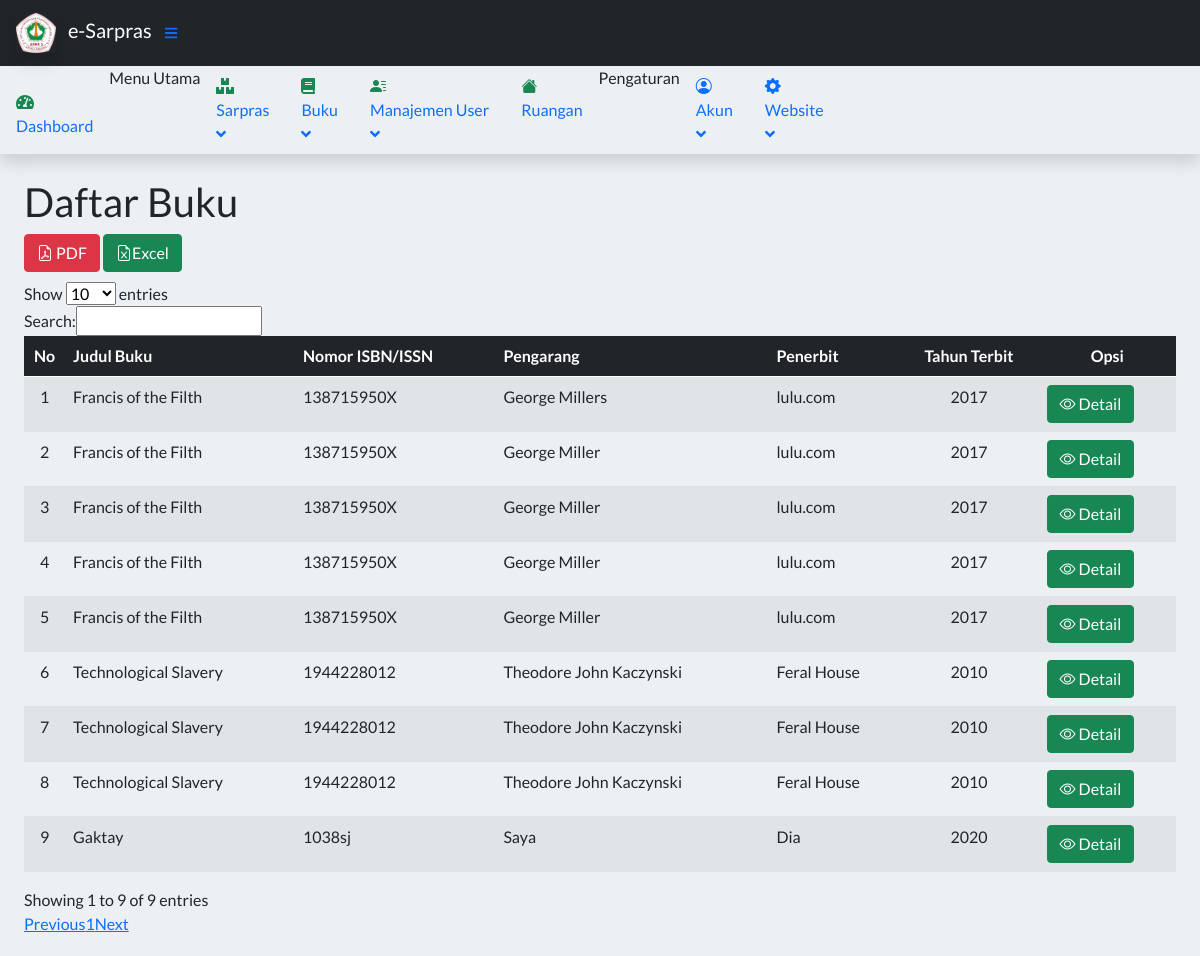
Screenshot of /index.php?page=DaftarBuku (signed in) with the database file from the repository.
### tables this page shows
CREATE TABLE `tbuku` (
  `idBuku` int(11) NOT NULL,
  `judulBuku` varchar(50) NOT NULL,
  `fotoBuku` varchar(255) DEFAULT 'book.svg',
  `nomorBuku` varchar(30) DEFAULT NULL,
  `pengarang` varchar(30) NOT NULL,
  `penerbit` varchar(30) NOT NULL,
  `tahunTerbit` int(4) NOT NULL,
  `jumlahHalaman` int(4) DEFAULT NULL,
  `nomorRegister` varchar(30) DEFAULT NULL,
  `tahunPembelian` int(4) DEFAULT NULL,
  `hargaBuku` int(7) DEFAULT 0,
  `sumberDana` enum('BOS','BOSDA') NOT NULL,
  `kondisiBuku` enum('Baik','Rusak') NOT NULL,
  `linkRuangan` int(11) NOT NULL,
  `isDeleted` tinyint(1) NOT NULL DEFAULT 0
);

### config/connect.php (called while the page is built)
<?php
    $db = mysqli_connect('localhost', 'root', '', 'inventorymanagement');
    function querySql($query)
        {
        global $db;
        $item = mysqli_query($db, $query);
        $items = [];
        while ($row = mysqli_fetch_assoc($item)) {
            $items[] = $row;
            }
        return $items;
        }

### contents/Buku/daftarbuku.php (the view, shortened to what this page needs)
<?php
    $buku = querySql ("SELECT * FROM tbuku WHERE isDeleted=0");
 ?>
<main>
    <div class="container-fluid px-4">
        <h1 class="mt-4">Daftar Buku</h1>
          <div style="margin-bottom: 10px">
        <a href="config/bukupdf/pdf.php" class="btn btn-danger bi bi-file-earmark-pdf" target="_blank"> PDF</a>
        <a href="config/excel/reportdataexcel.php" class="btn btn-success bi bi-file-earmark-excel" target="_blank">Excel</a>
    </div>
          <div style="margin-bottom: 20px">
<table id="example" class="table caption-top table-striped" class="display nowrap table-striped table-bordered table" style="width:100%">
            <thead class="table-dark">
                <tr>
                    <th class="text-md-center align-middle">No</th>
                    <th class="align-middle">Judul Buku</th>
                    <th class="align-middle">Nomor ISBN/ISSN</th>
                    <th class="align-middle">Pengarang</th>
                    <th class="align-middle">Penerbit</th>
                    <th class="text-md-center align-middle">Tahun Terbit</th>
                    <th class="text-md-center align-middle">Opsi</th>
                </tr>
            </thead>
            <tbody class="">
                <?php $i = 1;?>
                <?php foreach($buku as $item) : ?>
                    <tr>
                    <td class="text-md-center"><?= $i; ?></td>
                    <td class=""><?= $item["judulBuku"]; ?></td>
                    <td class=""><?= $item["nomorBuku"]; ?></td>
                    <td class=""><?= $item["pengarang"]; ?></td>
                    <td class=""><?= $item["penerbit"]; ?></td>
                    <td class="text-md-center"><?= $item["tahunTerbit"]; ?></td>
                        <td>
                                <a href="index.php?page=DetailBuku&id=<?php echo $item['idBuku']; ?>"class="btn btn-success"><i class="bi bi-eye"></i> Detail</a>
                        </td>
                    </tr>
                    <?php $i++ ?>
                <?php endforeach; ?>
            </tbody>
        </table>
        </div>
    </div>
</main>

### index.php (style rules this page uses)
body { background-color: rgb(237, 240, 243); font-family: 'Lato', sans-serif; }

### rows the page displays
tbuku: judulBuku "Francis of the Filth", nomorBuku "138715950X", pengarang "George Millers", penerbit "lulu.com", tahunTerbit "2017"
tbuku: judulBuku "Francis of the Filth", nomorBuku "138715950X", pengarang "George Miller", penerbit "lulu.com", tahunTerbit "2017"
tbuku: judulBuku "Francis of the Filth", nomorBuku "138715950X", pengarang "George Miller", penerbit "lulu.com", tahunTerbit "2017"
tbuku: judulBuku "Francis of the Filth", nomorBuku "138715950X", pengarang "George Miller", penerbit "lulu.com", tahunTerbit "2017"
tbuku: judulBuku "Francis of the Filth", nomorBuku "138715950X", pengarang "George Miller", penerbit "lulu.com", tahunTerbit "2017"
tbuku: judulBuku "Technological Slavery", nomorBuku "1944228012", pengarang "Theodore John Kaczynski", penerbit "Feral House", tahunTerbit "2010"
tbuku: judulBuku "Technological Slavery", nomorBuku "1944228012", pengarang "Theodore John Kaczynski", penerbit "Feral House", tahunTerbit "2010"
tbuku: judulBuku "Technological Slavery", nomorBuku "1944228012", pengarang "Theodore John Kaczynski", penerbit "Feral House", tahunTerbit "2010"
tbuku: judulBuku "Gaktay", nomorBuku "1038sj", pengarang "Saya", penerbit "Dia", tahunTerbit "2020"
